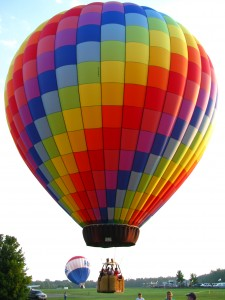
#> input picture refs/image_data/balloon.jpg, 225 x 300 px
$ python '2.1 image_opencv_basics.py'
#> lines starting #> are read from the running program, lines starting #| are printed output that depends on the picture; after the words box and inside, x2 and y2 are one past the last pixel; in counts of white or black regions, pixels touching at a corner belong together
import os

from image_common_utils import show_image

os.chdir("D:\\image_processing_course")

#%matplotlib inline
import numpy as np
import pandas as pd
import matplotlib.pyplot as plt
# import the necessary packages specific to Computer vision
import cv2
cv2.__version__

# fix random seed for reproducibility
seed_value = 123; np.random.seed(seed_value); #set_random_seed(seed_value) # Keras uses its source of randomness regardless Theano or TensorFlow.In addition, TensorFlow has its own random number generator that must also be seeded by calling the set_random_seed() function immediately after the NumPy random number generator:

exec(open(os.path.abspath('image_common_utils.py')).read())

#%% Basic image read/write using OpenCv


# cv2.IMREAD_COLOR -> 1, cv2.IMREAD_GRAYSCALE -> 0, cv2.IMREAD_UNCHANGED -> -1
color_image = cv2.imread('./image_data/balloon.jpg',1)
#> color_image is the input picture: shape (300, 225, 3); mean B, G, R 129.3, 140.5, 170.1
cv2.namedWindow('image', cv2.WINDOW_NORMAL) # Default: cv2.WINDOW_AUTOSIZE
cv2.imshow('image',color_image)

#Delay in milliseconds. 0 is the special value that means "forever".
k = cv2.waitKey(0) & 0xFF # 0xFF require for 64-bit machines
#> (key q is pressed here)
if k == 27:         # wait for ESC key to exit
    cv2.destroyAllWindows()
elif k == ord('s'): # wait for unicode of 's' key to save and exit
    cv2.imwrite('./image_output/balloon.jpg',color_image)
    cv2.destroyAllWindows()
else:
    cv2.destroyAllWindows()

print('%s%s' %("Existed with unicode: ", str(k)))

# Plot using matplotlib
plt.imshow(color_image) #, cmap = 'gray', interpolation = 'bicubic'
plt.xticks([]), plt.yticks([])  # to hide tick values on X and Y axis
plt.show()
# Did you see some blurryness in image?


# Color image loaded by OpenCV is in BGR mode. But Matplotlib displays in RGB mode
color_image_rgb = cv2.cvtColor(color_image, cv2.COLOR_BGR2RGB)

show_image([color_image, color_image_rgb], row_plot = 1)
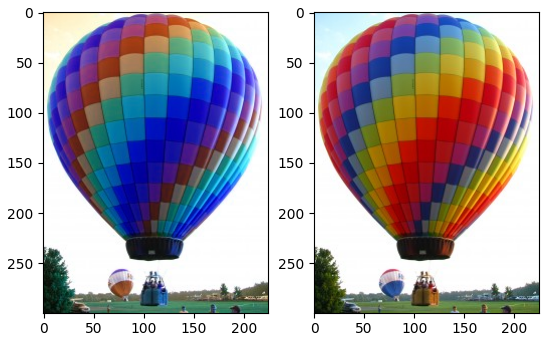
#> figure drawn by matplotlib, 2 panels; B, G, R data is drawn as R, G, B

# Note: You can use 'cv2.imwrite' to convert to different format. See the flags 'ImwriteFlags'
# at link https://docs.opencv.org/3.1.0/d4/da8/group__imgcodecs.html
#%% read/display/save video


# Capture from device index or the name of a video file
capture_video = cv2.VideoCapture(0)

# Define the codec and create VideoWriter object. http://www.fourcc.org/codecs.php
fourcc = cv2.VideoWriter_fourcc(*'DIVX')
out = cv2.VideoWriter('./image_output/video.avi',fourcc,
                      20, # frame per sec
                      (640,480)) # size of video
#Example: frame width and height by capture_video.get(3) and capture_video.get(4). It gives me 640x480 by default.
#To modify it to 320x240. Just use ret = capture_video.set(3,320) and ret = capture_video.set(4,240)

while(capture_video.isOpened()):
    # ret indicates whether or not the frame was captured successfully. If
    # correct, then it's stored in the variable frame.
    ret, frame = capture_video.read()
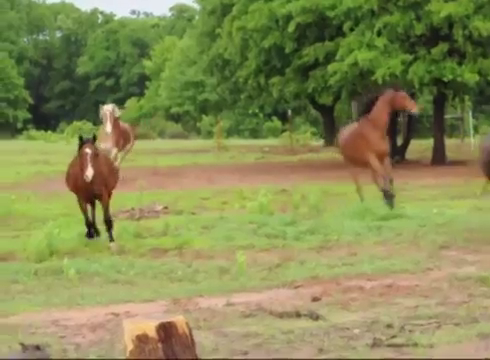
#> input picture frame 68 of refs/image_data/horse.mp4, 490 x 360 px, given in place of the camera
#> frame is the input picture: shape (360, 490, 3); mean B, G, R 84.8, 139.4, 135.9
    #frame = cv2.cvtColor(frame, cv2.COLOR_BGR2GRAY)

    if ret==True:
        #frame = cv2.flip(frame,0) # To flip horizontally

        # write the frame
        out.write(frame)

        cv2.imshow('frame',frame)
        k = cv2.waitKey(1) & 0xFF
#> (key q is pressed here)
        if k == 113 or k == 27: # ord('q') -> 113, Esc -> 27
            break
    else:
        break

# Release everything if job is finished
capture_video.release()
out.release()
cv2.destroyAllWindows()

#Request: Come out of fear of video data :-)

#%% Draw different geometric shapes

#Few common arguments
#img : The image where you want to draw the shapes
#color : Color of the shape. for BGR, pass it as a tuple, eg: (255,0,0) for blue. For grayscale, just pass the scalar value.
#thickness : Thickness of the line or circle etc. If -1 is passed for closed figures like circles,
#it will fill the shape. default thickness = 1
#lineType : Type of line, whether 8-connected, anti-aliased line etc. By default, it is 8-connected.
#cv2.LINE_AA gives anti-aliased line which looks great for curves.

# Create a black image or load any image on which drawing need to be done
img_geo = np.zeros((512,512,3), np.uint8)

#Line: Draw a blue line with thickness of 6 px
img_geo = cv2.line(img_geo,(0,0),(511,511),(255,0,0),6)

#Rectangle (top-left corner and bottom-right corner)
img_geo = cv2.rectangle(img_geo,(384,0),(510,128),(0,255,0),3)

#Circle: center coordinates and radius
img_geo = cv2.circle(img_geo,(447,63), 63, (0,0,255), -1)

#Ellipse
#center location (x,y), axes lengths (major axis length, minor axis length). angle is the angle of
#rotation of ellipse in anti-clockwise direction. startAngle and endAngle denotes the starting and
#ending of ellipse arc measured in clockwise direction from major axis. i.e. giving values 0 and 360
#gives the full ellipse.
img_geo = cv2.ellipse(img_geo,(256,256),(100,50),0,0,360,255,-1)

#Polygon: coordinates of vertices in shape ROWSx1x2 where ROWS are number of vertices
pts = np.array([[10,5],[20,30],[70,20],[50,10]], np.int32)
pts = pts.reshape((-1,1,2))
img_geo = cv2.polylines(img_geo,[pts],
                        True, # If False - get a polylines joining all the points, not a closed shape.
                        (0,255,255))

#cv2.polylines() can be used to draw multiple lines

#Adding Text
#To put texts in images, you need specify following things.
#Position coordinates, Font type, Font Scale and regular things like color, thickness, lineType etc.
#For better look, lineType = cv2.LINE_AA is recommended.

font = cv2.FONT_HERSHEY_SIMPLEX
cv2.putText(img_geo,'Hi OpenCV',(10,500), font, 4,(255,255,255),2,cv2.LINE_AA)

cv2.imshow('image',img_geo)
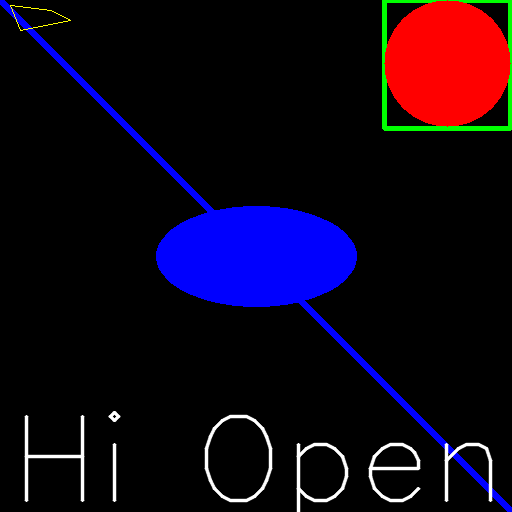
#> window 'image': shape (512, 512, 3); mean B, G, R 22.7, 5.7, 15.9
k = cv2.waitKey(0) & 0xFF # 0xFF require for 64-bit machines
#> (key q is pressed here)
cv2.destroyAllWindows()

#%% Get the points where mouse is clicked

# First see the common attributes of cv2. In particular - various events
events = [i for i in dir(cv2) if 'EVENT' in i]
print(events)

# Create a black image, a window and bind the function to window
my_image = cv2.imread("./image_data/elephant.png", cv2.IMREAD_UNCHANGED)
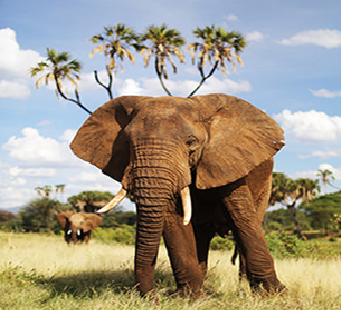
#> input picture refs/image_data/elephant.png, 341 x 310 px
#> my_image is the input picture: shape (310, 341, 4); mean B, G, R, A 133.4, 150.6, 159.6, 255
#my_image = np.zeros((512,512,3), np.uint8)
cv2.namedWindow('my_image')
font = cv2.FONT_HERSHEY_SIMPLEX

# mouse callback function
def event_callback(event,x,y,flags,param):
    if event == cv2.EVENT_LBUTTONDOWN: # get list of events as explained above
        print('%s%s%s' %(str(x),', ', str(y)))
        cv2.putText(my_image,str(x) + ', ' + str(y),(x,y), font, 1,(255,255,255),2,cv2.LINE_AA)

    return

#Bind the function to window
cv2.setMouseCallback('my_image', event_callback)

while(True):
    cv2.imshow('my_image',my_image)
    if cv2.waitKey(10) & 0xFF == 27:
#> (key q is pressed here)
        break

cv2.destroyAllWindows()

# CW: Click at two different points and draw rectangle
#%% Write on each frame of Video
capture_video = cv2.VideoCapture('./image_data/horse.mp4')
sz = (int(capture_video.get(cv2.CAP_PROP_FRAME_WIDTH)), int(capture_video.get(cv2.CAP_PROP_FRAME_HEIGHT)))
print('WxH is: ',sz)

# Define the codec and create VideoWriter object. http://www.fourcc.org/codecs.php
fourcc = cv2.VideoWriter_fourcc(*'mp4v') # for avi - DIVX, mp4 - mp4v
out = cv2.VideoWriter('./image_output/horse_text.mp4',fourcc, int(capture_video.get(cv2.CAP_PROP_FPS)), sz, True)

count = 0
(label_width, label_height), baseline = cv2.getTextSize(str(count), cv2.FONT_HERSHEY_PLAIN, 3, 2)
print('lw, lh is ', label_width, label_height)

while(capture_video.isOpened()):
    ret, frame = capture_video.read()
    #frame = cv2.cvtColor(frame, cv2.COLOR_BGR2GRAY)

    if ret==True:
        # write the frame
        cv2.putText(frame, str(count), (sz[0]-100, sz[1]-100), cv2.FONT_HERSHEY_PLAIN, 3, (0,0,0), 3, cv2.LINE_AA)
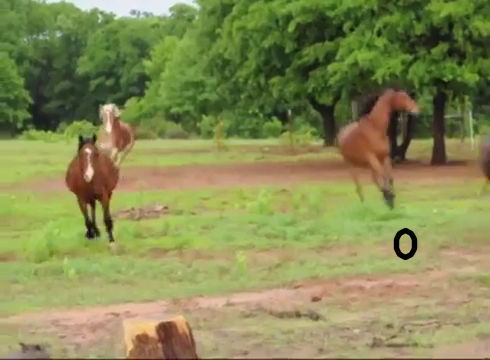
#> frame: shape (360, 490, 3); 0.28% of pixels changed, all inside (x1, y1, x2, y2) = (393, 227, 418, 261)
        out.write(frame)

    else:
        break
    count = count + 1

# Release everything if job is finished
capture_video.release()
out.release()
cv2.destroyAllWindows()

#%% Playing with color. It was also discusssed with skimage

# Let us read one image
my_image_color = cv2.imread('./image_data/elephant.png')
cv2.imshow('image',my_image_color); cv2.waitKey(0); cv2.destroyAllWindows()

#How to get any color, say green
cv2.imshow('image',my_image_color[:,:,1]); cv2.waitKey(0); cv2.destroyAllWindows()
#Nope

#How to get?? Discussion ppt

# Convert BGR to HSV
my_image_color_hsv = cv2.cvtColor(my_image_color,cv2.COLOR_BGR2HSV)

# define range of blue color in HSV
#green = np.uint8([[[0,255,0 ]]])
#hsv_green = cv2.cvtColor(green,cv2.COLOR_BGR2HSV)
#hsv_green # [[[ 60 255 255]]] Now use 60-30 & 60+30
# Also see the links
# http://answers.opencv.org/question/100647/how-to-remove-green-color-ie-to-set-it-to-0-in-an-image/
# https://stackoverflow.com/questions/10948589/choosing-the-correct-upper-and-lower-hsv-boundaries-for-color-detection-withcv

lower_range = np.array([30,0,0]); upper_range = np.array([90,255,255])

# Threshold the HSV image to get only blue colors
mask = cv2.inRange(my_image_color_hsv, lower_range, upper_range)
cv2.imshow('image',mask); cv2.waitKey(0); cv2.destroyAllWindows()

# Now get green color only
my_image_color_hsv_green = cv2.bitwise_and(my_image_color,my_image_color,mask = mask)
cv2.imshow('image',my_image_color_hsv_green); cv2.waitKey(0); cv2.destroyAllWindows()

# Now get NON green color only
my_image_color_hsv_NON_green = cv2.bitwise_not(my_image_color,my_image_color,mask = mask)
cv2.imshow('image',my_image_color_hsv_NON_green); cv2.waitKey(0); cv2.destroyAllWindows()

#CW: How to make improvement

#%% Various transformations
# Theory on ppt

#Euclidean transformations - preserve length and angle measures. All planes/square will
#remain planes/square

#Affine transformations(generalizations of Euclidean transformations) don't preserve lengths
#and angles. Use 'cv2.getAffineTransform' and 'cv2.warpAffine' to map source image to
#destination image(tilded/skewed/mirror)

# Let us read one image
my_image_color = cv2.imread('./image_data/elephant.png')
cv2.imshow('image',my_image_color); cv2.waitKey(0); cv2.destroyAllWindows()

# get w & h
h, w = my_image_color.shape[:2]

# Define source and destination points
trans_src_points = np.float32([[0,0], [w-1,0], [0,h-1]])
trans_dst_points = np.float32([[int(w/2),0], [w-1,0], [0,h-1]])

# Do the transformations
affine_matrix = cv2.getAffineTransform(trans_src_points, trans_dst_points)
my_image_affine = cv2.warpAffine(my_image_color, affine_matrix, (w,h))
cv2.imshow('image',my_image_affine); cv2.waitKey(0); cv2.destroyAllWindows()

# CW: Play with different set of coordinates
